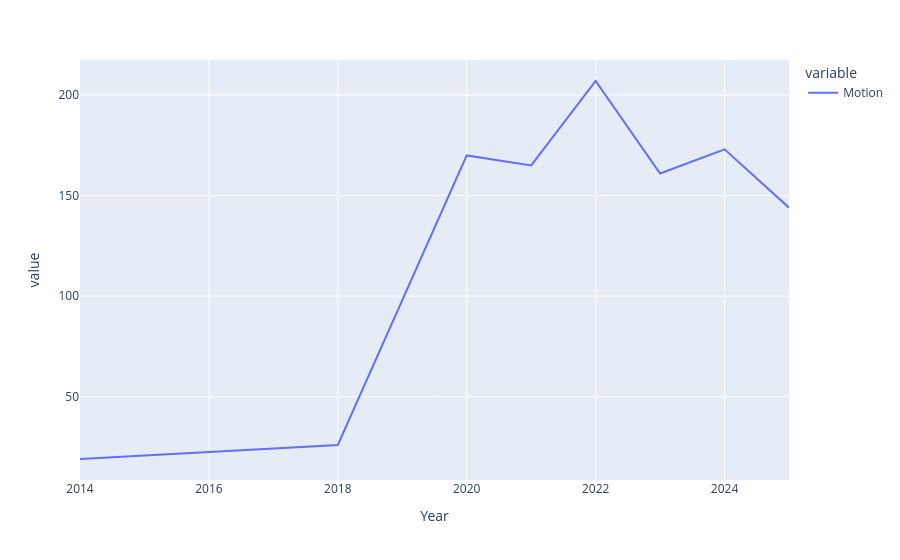

The code cell stored with this chart in its notebook:
### Code cell
px.line(year_counts)

### Figure 1 — Plotly figure (JSON) as saved in the notebook; plotly's stock layout.template omitted (floating-point values rounded to 4 significant figures)
{"data": [{"hovertemplate": "variable=Motion<br>Year=%{x}<br>value=%{y}<extra></extra>", "legendgroup": "Motion", "line": {"color": "#636efa", "dash": "solid"}, "marker": {"symbol": "circle"}, "mode": "lines", "name": "Motion", "orientation": "v", "showlegend": true, "type": "scatter", "x": [2014.0, 2018.0, 2020.0, 2021.0, 2022.0, 2023.0, 2024.0, 2025.0], "xaxis": "x", "y": [19, 26, 170, 165, 207, 161, 173, 144], "yaxis": "y"}], "layout": {"legend": {"title": {"text": "variable"}, "tracegroupgap": 0}, "margin": {"t": 60}, "xaxis": {"anchor": "y", "domain": [0, 1], "title": {"text": "Year"}}, "yaxis": {"anchor": "x", "domain": [0, 1], "title": {"text": "value"}}}}
